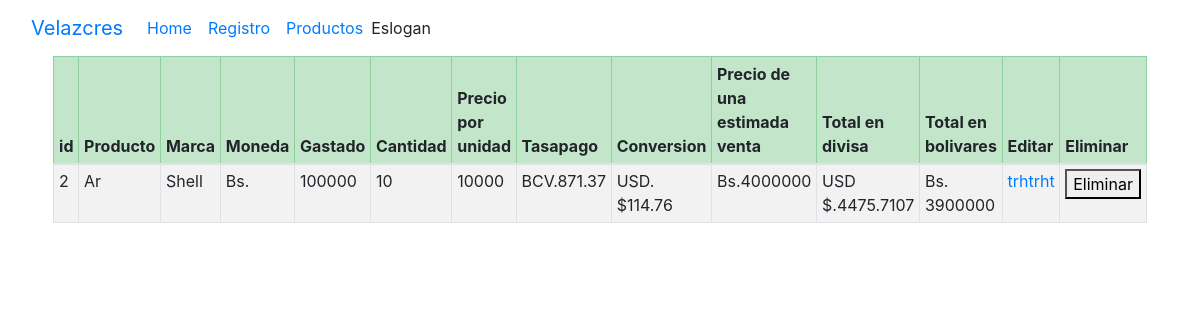
/listado, run on the app's committed database.
### tables this page shows
CREATE TABLE "productos" (
	"id"	INTEGER,
	"nombre"	TEXT,
	"marca"	TEXT,
	"moneda"	TEXT,
	"precio"	NUMERIC,
	"cantidad"	INTEGER,
	"precioporunidad"	NUMERIC,
	"tasapago"	NUMERIC,
	"precioD"	NUMERIC,
	"precio_venta"	NUMERIC,
	"ganancia_estimadaD"	NUMERIC,
	"ganancia_estimadaBs"	NUMERIC,
	PRIMARY KEY("id" AUTOINCREMENT)
);

### conect.py (the view)
@app.route('/listado')
def listado():
    conn = sqlite3.connect(DB_PATH)
    conn.row_factory = sqlite3.Row
    cursor = conn.cursor()
    cursor = conn.execute('SELECT * FROM productos')
    productos = cursor.fetchall()
    conn.close()
    return render_template('listado.html', productos=productos)

### templates/listado.html (shortened to what this page needs)
<!DOCTYPE html>
<html lang="en">
<head>
    <title>Document</title><head>
    <link rel="stylesheet" href="https://cdn.jsdelivr.net/npm/bootstrap@4.4.1/dist/css/bootstrap.min.css">
    <link rel="stylesheet" href="{{ url_for('static', filename='css/style.css') }}">
</head>
<body>
<header>
        <nav class="navbar navbar-expand-lg bg-body-tertiary">
  <div class="container-fluid">
    <a class="navbar-brand" href="#">Velazcres</a>
    <div class="collapse navbar-collapse" id="navbarText">
      <ul class="navbar-nav me-auto mb-2 mb-lg-0">
        <li class="nav-item">
          <a class="nav-link active" aria-current="page" href="#">Home</a>
        </li>
        <li class="nav-item">
          <a class="nav-link" href="#">Registro</a>
        </li>
        <li class="nav-item">
          <a class="nav-link" href="{{ url_for('mostrador') }}">Productos</a>
        </li>
      </ul>
      <span class="navbar-text">
        Eslogan
      </span>
    </div>
  </div>
</nav>
</header>
    <div>
  <table  style="width: 75%; margin-left: auto; margin-right: auto;" class="table table-striped table-bordered bg-white table-sm ">
    <thead class="table-success">
      <tr>
      <th>id</th>
      <th>Producto</th>
      <th>Marca</th>
      <th>Moneda</th>
      <th>Gastado</th>
      <th>Cantidad</th>
      <th>Precio por unidad</th>
      <th>Tasapago</th>
      <th>Conversion</th>
      <th>Precio de una estimada venta</th>
      <th>Total en divisa</th>
      <th>Total en bolivares</th>
      <th>Editar</th>
      <th>Eliminar</th>
      </tr>
    </thead>
    <tbody>
      {% for producto in productos %}
      <tr>
        <td>{{ producto.id }}</td>
        <td>{{ producto.nombre }}</td>
        <td>{{ producto.marca }}</td>
        <td>{{ producto.moneda }}</td>
        <td>{{ producto.precio }}</td>
        <td>{{ producto.cantidad }}</td>
        <td>{{ producto.precioporunidad }}</td>
        <td><span>BCV.</span>{{ producto.tasapago }}</td>
        <td><span>USD. $</span>{{ producto.precioD }}</td>
        <td><span>Bs.</span>{{ producto.precio_venta }}</td>
        <td><span>USD $.</span>{{ producto.ganancia_estimadaD }}</td>
        <td><span>Bs.</span>  {{ producto.ganancia_estimadaBs }}</td>
        <td><a href="{{ url_for('editar_productos1', productos_id=producto['id']) }}" >trhtrht</a></td>
        <td><form action="{{ url_for('eliminar_producto1', productos_id=producto.id) }}" method="post"><button  onclick="return confirm('¿Confirmar?')"> Eliminar</button></form></td>
        {% else %}
        <tr><td>No hay productos</td></tr>
        {% endfor %}
      </tr>
    </tbody>
  </table>
</div>
</body>
</html>

### data on the page
productos: id "2", nombre "Ar", marca "Shell", moneda "Bs.", precio "100000", cantidad "10", precioporunidad "10000", tasapago "871.37", precioD "114.76", precio_venta "4000000", ganancia_estimadaD "4475.7107", ganancia_estimadaBs "3900000"
